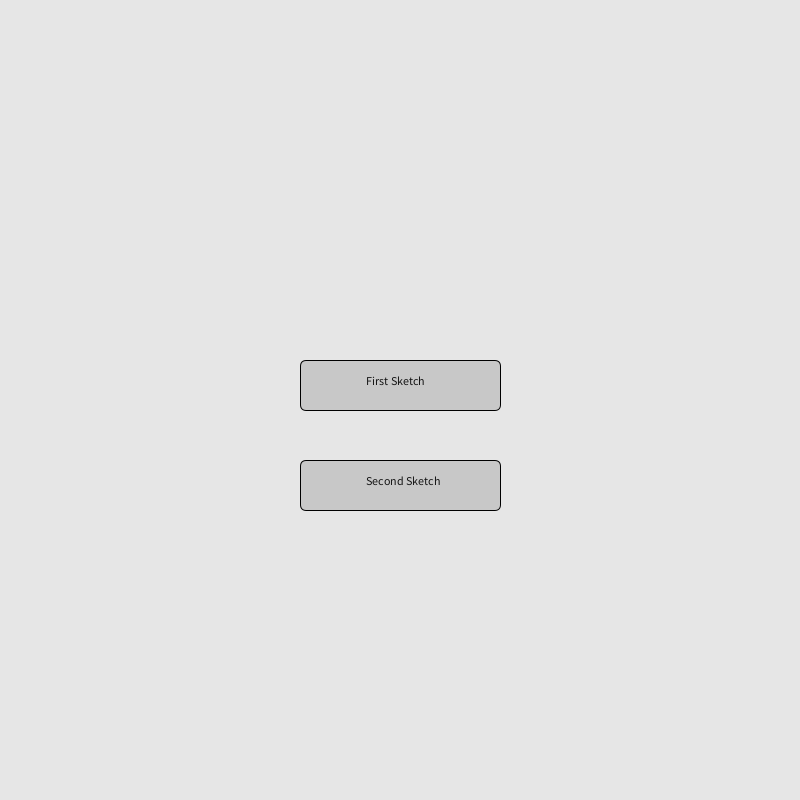
Frame 1 (no input)
Frame 60 (the mouse pressed at the canvas centre just before this capture): identical to frame 1, image omitted
Frame 120 (the mouse held since frame 60 and released just before this capture): identical to frame 1, image omitted

The Processing sketch that drew this single still picture (run headless with seeded random() and noise(); from frame 60 on, the mouse is pressed at the canvas centre):

// Processing sketch: MainMenu
// ── MainMenu.pde
String[] mainmenu = new String[2];
PVector[] buttons = new PVector[mainmenu.length];
final int buttonWidth = 200, buttonHeight = 50;
int click = 0, stage = -1;

void setup() {
  size(800, 800);
  stroke(0, 0, 0, 255);
  strokeWeight(1);
  switch (stage) {
  default:
  case -1:   
    setupUI(); 
    break;
  case 0: 
    SketchOne(); 
    break;
  case 1: 
    setupSketchTwo(); 
    break;    
    //case 2: setupThirdSketch(); break;
  }
  setupBackButton();
}

void draw() {
  drawSketchTwo();
}
void mouseMoved() {
  mouseMovedUI();
  mouseMovedBackButton();
}
void mouseClicked() {
  mouseClickedUI();
  mouseClickedBackButton();
}
void mouseDragged() {
  mouseClickedUI();
  mouseDraggedSketchTwo();
  mouseClickedBackButton();
}
void mouseReleased() {
  mouseReleasedSketchTwo();
}
void SketchOne() {
  if (stage == 0) {
    // background (255, 0, 45);  
    clear();
    background (230, 230, 230);  
    //Sketch #1: Algorithmic Drawing
    //Tendency by A.I.
    for (int i = 0; i < width; i += width/5) {
      strokeWeight(i/50);
      fill(0, 0, 0, 0.6*(i+1));
      triangle(30+i, 75+i, 58+i, 20+i, 86+i, 75+i);
      square(width-30-i, height-20-i, 55);
    }
  }
  strokeWeight(5);
  stroke(60, 102, 153, 50);
  line(width/2, height/10, width/2, height/4);
  fill(20, 20, 20);
  text("A.I.", 10, height-10);
}
void setupSketchTwo() {
  background (255, 0, 45);
}
void drawSketchTwo() {
  if (stage == 1)
    line(width/2, 0, mouseX, mouseY);
}

void setupBackButton() {
  if (stage != -1) {
    fill(0, 50, 100);
    strokeWeight(2);
    rect(0, 0, buttonWidth/2, buttonHeight/2, 6);
    fill(240);
    text("Main Menu", 20, 18);
  }
}

void mouseMovedBackButton() {
  if (stage != -1) {
    if (mouseX >= 0 && mouseX <= buttonWidth/2 
      && mouseY >= 0 && mouseY <= buttonHeight/2) {
      fill(255, 200, 200);
      strokeWeight(2);
      rect(0, 0, buttonWidth/2, buttonHeight/2, 6);
      fill(20);
      text("Main Menu", 20, 18);
    } else
    {
      fill(0, 50, 100);
      strokeWeight(2);
      rect(0, 0, buttonWidth/2, buttonHeight/2, 6);
      fill(240);
      text("Main Menu", 20, 18);
    }
  }
}
void mouseClickedBackButton() {
  if (stage != -1) {
    if (mouseX >= 0 && mouseX <= buttonWidth/2 
      && mouseY >= 0 && mouseY <= buttonHeight/2) {
      stage = -1;
      clear();
      setup();
    }
  }
}
void setupUI() {
  if (stage == -1) {
    background(230);
    mainmenu[0] = "First Sketch";
    mainmenu[1] = "Second Sketch";
    //mainmenu[2] = "Third Sketch";
    fill(200);
    for (int i = 0; i < mainmenu.length; i++) {
      buttons[i] = new PVector(width/2 - buttonWidth/2, (height/2)+ i*100 - mainmenu.length*20);
      fill(200);
      rect(buttons[i].x, buttons[i].y, buttonWidth, buttonHeight, 6);
      fill(20);
      text(mainmenu[i], buttons[i].x + buttonWidth/3, buttons[i].y + buttonHeight/2);
    }
  }
}
void mouseMovedUI() {
  if (stage == -1) {
    for (int i = 0; i < mainmenu.length; i++) {
      //checking if mouse is on any buttons.
      if (mouseX >= buttons[i].x && mouseX <= buttons[i].x + buttonWidth
        && mouseY >= buttons[i].y && mouseY <= buttons[i].y + buttonHeight) {

        fill(0, 50, 100);
        rect(buttons[i].x, buttons[i].y, buttonWidth, buttonHeight, 6);
        fill(240);
        text(mainmenu[i], buttons[i].x + buttonWidth/3, buttons[i].y + buttonHeight/2);
      } else {
        fill(200);
        rect(buttons[i].x, buttons[i].y, buttonWidth, buttonHeight, 6);
        fill(20);
        text(mainmenu[i], buttons[i].x + buttonWidth/3, buttons[i].y + buttonHeight/2);
      }
    }
  }
}

void mouseClickedUI() {
  if (stage == -1) {
    for (int i = 0; i < mainmenu.length; i++) {
      //checking if mouse is on any buttons.
      if (mouseX >= buttons[i].x && mouseX <= buttons[i].x + buttonWidth
        && mouseY >= buttons[i].y && mouseY <= buttons[i].y + buttonHeight) {
        stage = i;      
        setup();
      }
    }
  }
}
void mouseDraggedSketchTwo() {
  if (stage == 1)
    ellipse(mouseX, mouseY, 400, 400);
}
void mouseReleasedSketchTwo() {
  if (stage == 1) {
    background (255, 0, 45);
    text("X: " + mouseX + " | Y: " + mouseY, mouseX, mouseY + 30);
  }
}
